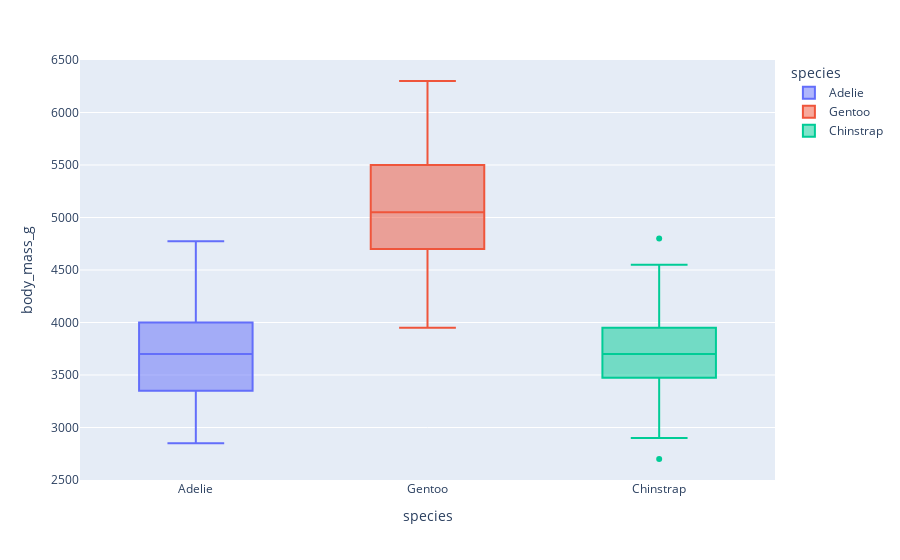

Notebook source saved alongside this figure:
### Code cell
# 3.7 Show the bivariate analysis
#Graficos interactivos, analisis univariado
fig = px.box(df,x="species",y="body_mass_g",color="species")
fig.show()

#Graficos interactivos, analisis bivariado
plt.scatter(df["body_mass_g"],df["flipper_length_mm"])
plt.show()

### Figure 1 — Plotly figure (JSON) as saved in the notebook; plotly's stock layout.template omitted (floating-point values rounded to 4 significant figures; data arrays with more than 128 entries replaced by an {"elided": "..."} marker saying what was removed)
{"data": [{"alignmentgroup": "True", "hovertemplate": "species=%{x}<br>body_mass_g=%{y}<extra></extra>", "legendgroup": "Adelie", "marker": {"color": "#636efa"}, "name": "Adelie", "notched": false, "offsetgroup": "Adelie", "orientation": "v", "showlegend": true, "type": "box", "x": {"elided": "146 str values"}, "x0": " ", "xaxis": "x", "y": {"elided": "146 int values"}, "y0": " ", "yaxis": "y"}, {"alignmentgroup": "True", "hovertemplate": "species=%{x}<br>body_mass_g=%{y}<extra></extra>", "legendgroup": "Gentoo", "marker": {"color": "#EF553B"}, "name": "Gentoo", "notched": false, "offsetgroup": "Gentoo", "orientation": "v", "showlegend": true, "type": "box", "x": ["Gentoo", "Gentoo", "Gentoo", "Gentoo", "Gentoo", "Gentoo", "Gentoo", "Gentoo", "Gentoo", "Gentoo", "Gentoo", "Gentoo", "Gentoo", "Gentoo", "Gentoo", "Gentoo", "Gentoo", "Gentoo", "Gentoo", "Gentoo", "Gentoo", "Gentoo", "Gentoo", "Gentoo", "Gentoo", "Gentoo", "Gentoo", "Gentoo", "Gentoo", "Gentoo", "Gentoo", "Gentoo", "Gentoo", "Gentoo", "Gentoo", "Gentoo", "Gentoo", "Gentoo", "Gentoo", "Gentoo", "Gentoo", "Gentoo", "Gentoo", "Gentoo", "Gentoo", "Gentoo", "Gentoo", "Gentoo", "Gentoo", "Gentoo", "Gentoo", "Gentoo", "Gentoo", "Gentoo", "Gentoo", "Gentoo", "Gentoo", "Gentoo", "Gentoo", "Gentoo", "Gentoo", "Gentoo", "Gentoo", "Gentoo", "Gentoo", "Gentoo", "Gentoo", "Gentoo", "Gentoo", "Gentoo", "Gentoo", "Gentoo", "Gentoo", "Gentoo", "Gentoo", "Gentoo", "Gentoo", "Gentoo", "Gentoo", "Gentoo", "Gentoo", "Gentoo", "Gentoo", "Gentoo", "Gentoo", "Gentoo", "Gentoo", "Gentoo", "Gentoo", "Gentoo", "Gentoo", "Gentoo", "Gentoo", "Gentoo", "Gentoo", "Gentoo", "Gentoo", "Gentoo", "Gentoo", "Gentoo", "Gentoo", "Gentoo", "Gentoo", "Gentoo", "Gentoo", "Gentoo", "Gentoo", "Gentoo", "Gentoo", "Gentoo", "Gentoo", "Gentoo", "Gentoo", "Gentoo", "Gentoo", "Gentoo", "Gentoo", "Gentoo", "Gentoo"], "x0": " ", "xaxis": "x", "y": [4500, 5700, 4450, 5700, 5400, 4550, 4800, 5200, 4400, 5150, 4650, 5550, 4650, 5850, 4200, 5850, 4150, 6300, 4800, 5350, 5700, 5000, 4400, 5050, 5000, 5100, 5650, 4600, 5550, 5250, 4700, 5050, 6050, 5150, 5400, 4950, 5250, 4350, 5350, 3950, 5700, 4300, 4750, 5550, 4900, 4200, 5400, 5100, 5300, 4850, 5300, 4400, 5000, 4900, 5050, 4300, 5000, 4450, 5550, 4200, 5300, 4400, 5650, 4700, 5700, 5800, 4700, 5550, 4750, 5000, 5100, 5200, 4700, 5800, 4600, 6000, 4750, 5950, 4625, 5450, 4725, 5350, 4750, 5600, 4600, 5300, 4875, 5550, 4950, 5400, 4750, 5650, 4850, 5200, 4925, 4875, 4625, 5250, 4850, 5600, 4975, 5500, 5500, 4700, 5500, 4575, 5500, 5000, 5950, 4650, 5500, 4375, 5850, 6000, 4925, 4850, 5750, 5200, 5400], "y0": " ", "yaxis": "y"}, {"alignmentgroup": "True", "hovertemplate": "species=%{x}<br>body_mass_g=%{y}<extra></extra>", "legendgroup": "Chinstrap", "marker": {"color": "#00cc96"}, "name": "Chinstrap", "notched": false, "offsetgroup": "Chinstrap", "orientation": "v", "showlegend": true, "type": "box", "x": ["Chinstrap", "Chinstrap", "Chinstrap", "Chinstrap", "Chinstrap", "Chinstrap", "Chinstrap", "Chinstrap", "Chinstrap", "Chinstrap", "Chinstrap", "Chinstrap", "Chinstrap", "Chinstrap", "Chinstrap", "Chinstrap", "Chinstrap", "Chinstrap", "Chinstrap", "Chinstrap", "Chinstrap", "Chinstrap", "Chinstrap", "Chinstrap", "Chinstrap", "Chinstrap", "Chinstrap", "Chinstrap", "Chinstrap", "Chinstrap", "Chinstrap", "Chinstrap", "Chinstrap", "Chinstrap", "Chinstrap", "Chinstrap", "Chinstrap", "Chinstrap", "Chinstrap", "Chinstrap", "Chinstrap", "Chinstrap", "Chinstrap", "Chinstrap", "Chinstrap", "Chinstrap", "Chinstrap", "Chinstrap", "Chinstrap", "Chinstrap", "Chinstrap", "Chinstrap", "Chinstrap", "Chinstrap", "Chinstrap", "Chinstrap", "Chinstrap", "Chinstrap", "Chinstrap", "Chinstrap", "Chinstrap", "Chinstrap", "Chinstrap", "Chinstrap", "Chinstrap", "Chinstrap", "Chinstrap", "Chinstrap"], "x0": " ", "xaxis": "x", "y": [3500, 3900, 3650, 3525, 3725, 3950, 3250, 3750, 4150, 3700, 3800, 3775, 3700, 4050, 3575, 4050, 3300, 3700, 3450, 4400, 3600, 3400, 2900, 3800, 3300, 4150, 3400, 3800, 3700, 4550, 3200, 4300, 3350, 4100, 3600, 3900, 3850, 4800, 2700, 4500, 3950, 3650, 3550, 3500, 3675, 4450, 3400, 4300, 3250, 3675, 3325, 3950, 3600, 4050, 3350, 3450, 3250, 4050, 3800, 3525, 3950, 3650, 3650, 4000, 3400, 3775, 4100, 3775], "y0": " ", "yaxis": "y"}], "layout": {"boxmode": "overlay", "legend": {"title": {"text": "species"}, "tracegroupgap": 0}, "margin": {"t": 60}, "xaxis": {"anchor": "y", "categoryarray": ["Adelie", "Gentoo", "Chinstrap"], "categoryorder": "array", "domain": [0, 1], "title": {"text": "species"}}, "yaxis": {"anchor": "x", "domain": [0, 1], "title": {"text": "body_mass_g"}}}}
